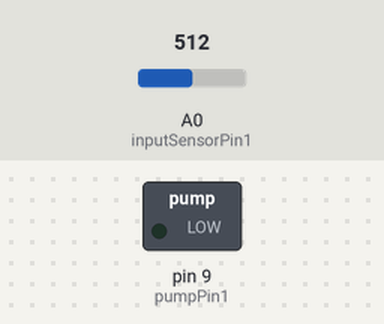
Simulated run of this sketch. Board: Arduino Uno, built with avr-gcc and run on an emulated ATmega328P. Shown: switched loads named in the sketch (green lamp = pin HIGH). Inputs (shaded band) come from the test bench; at power-on: A0 (inputSensorPin1) = 512.

Above: at 2.0 s.
At 9.0 s:
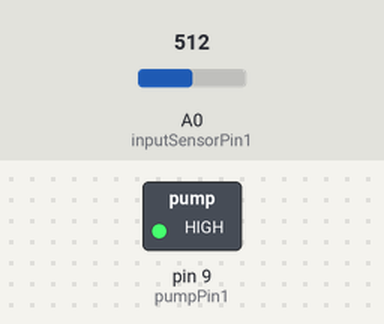
Timing chart, 0 to 18.2 s (numbered marks = the images above):
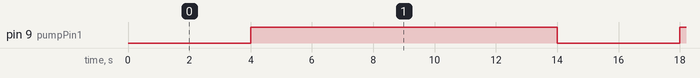

The sketch:

Plant_Watering.ino
```cpp
#define SENSOR_READ_DELAY 10000   //This is the loop delay for sensor reading. Its in milli seconds. set it to 86400000 for once a day.
#define FULL_MOISTURE_READING 290
#define NO_MOISTURE_READING 595
#define CUT_OFF_MOISTURE_PERCENATGE 50
#define PUMP1_WATERING_TIME 4000  //This is millis


int pumpPin1=9;

int inputSensorPin1=A0;


void setup()
{
  // put your setup code here, to run once:
  pinMode(pumpPin1,OUTPUT);

  digitalWrite(pumpPin1,HIGH);

}

void getMoisturePercentageAndWaterIt(int sensorValue, int outPinNo, int wateringTime)
{
  sensorValue = constrain(sensorValue ,FULL_MOISTURE_READING, NO_MOISTURE_READING);
  int moisturePercentage = map(sensorValue, FULL_MOISTURE_READING, NO_MOISTURE_READING, 100, 0);

  if (moisturePercentage < CUT_OFF_MOISTURE_PERCENATGE)
  {
    digitalWrite(outPinNo, LOW);
    delay(wateringTime);
    digitalWrite(outPinNo, HIGH);
  }
}


void loop()
{
  // put your main code here, to run repeatedly:
  int inputSensorPin1Value = analogRead(inputSensorPin1);
  getMoisturePercentageAndWaterIt(inputSensorPin1Value, pumpPin1, PUMP1_WATERING_TIME);

  delay(SENSOR_READ_DELAY);
}
```

Measured:
- by itself, pin 9 (pumpPin1): alternates HIGH for 10.0 s and LOW for 4.0 s
